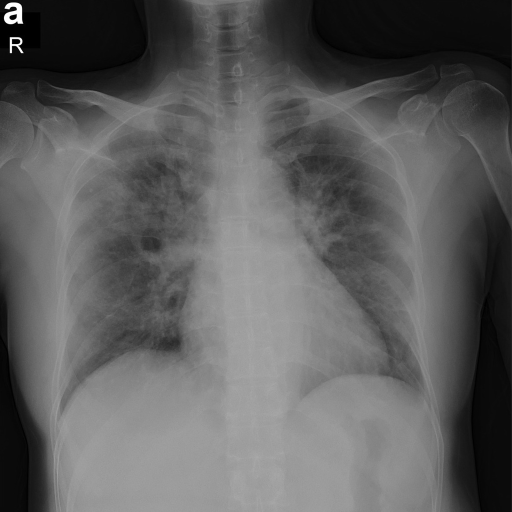
#> input picture 3.2022年学习/FractralDimensionSoftware/COVID-19-c/COVID-19/COVID-19 (2).png, 1024 x 1024 px, found by its file name (shown at 1/2 size)
$ python '3. quad tree implemention.py'
#> lines starting #> are read from the running program, lines starting #| are printed output that depends on the picture; after the words box and inside, x2 and y2 are one past the last pixel; in counts of white or black regions, pixels touching at a corner belong together; long printed decimals are rounded
import pyqtree
import cv2
import matplotlib.pyplot as plt
import numpy as np

img = cv2.imread(r"C:\Users\Yan\Desktop\COVID-19\COVID-19\COVID-19 (2).png", 0) #读取灰度图
#> img is the input picture: shape (1024, 1024); min 0, max 255, mean 93.8
#img1 = cv2.imread(r"C:\Users\Yan\Desktop\resize data\COVID-19\COVID-19 (2).png", 0) #读取灰度图
#print(img1)
plt.subplot(2, 2, 1)
plt.imshow(img, "gray")
#plt.subplot(2, 2, 1)
#plt.imshow(img1, "gray")


#二值化图像
img1 = img.reshape(1, -1)  # 图像变为一个向量
mean_image = np.mean(img1[0])  # 求像素均值
#> mean_image = 93.83
print(mean_image)
#| 93.831
#new_img = (img - mean_image)  # 矩阵减去一个数，就是矩阵中的每一个元素减去这个数，真棒，哈哈
ret, b_img = cv2.threshold(img, mean_image, 255, cv2.THRESH_BINARY)
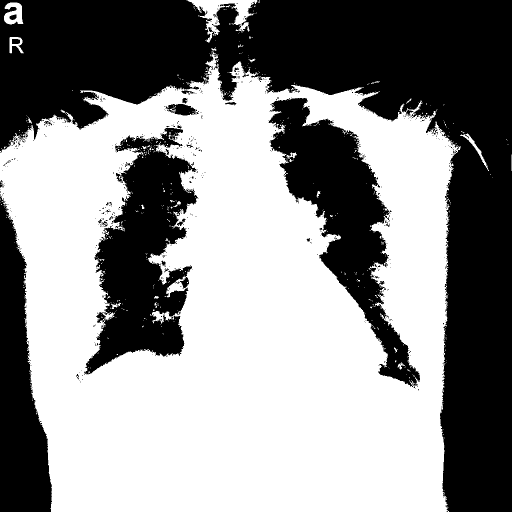
#> b_img: shape (1024, 1024) (shown at 1/2 size); 55.3% white; 551 black regions (520 under 20 px), largest, box (x1, y1, x2, y2) and area: (0, 0, 1024, 1024) 310847, (168, 256, 396, 750) 57920, (537, 196, 840, 776) 56211
#> ret = 93
plt.subplot(222)
plt.imshow(b_img, "gray")
#plt.show()

# Definition for a QuadTree node.
class Node:
    def __init__(self, val, isLeaf, topLeft, topRight, bottomLeft, bottomRight):
        self.val = val
        self.isLeaf = isLeaf
        self.topLeft = topLeft
        self.topRight = topRight
        self.bottomLeft = bottomLeft
        self.bottomRight = bottomRight


class Solution:
    def construct(self, grid):
        def dfs(grid, h, w, N):
            """
            用于构建方格([h, w], [h+N, w+N])的四叉树
            :param grid: 输入网格
            :param h: 方格左上角纵坐标
            :param w: 方格左上角横坐标
            :param N: 方格边长
            :return: 返回一棵构建好的四叉树
            """

            total = sum([grid[h+i][w+j] for i in range(N) for j in range(N)])   # 求取当前方格内的和

            if total == 0:                                              # 如果方格内所有元素都是0
                return Node(False, True, None, None, None, None)        # 构造一个值为False的叶子节点

            elif total == N * N:                                        # 如果方格内所有元素都是1
                return Node(True, True, None, None, None, None)         # 构造一个值为True的叶子节点

            else:                                                       # 说明方格内有0有1
                root = Node('*', False, None, None, None, None)         # 构造一个值为"*"的中间结点
                n = N // 2                                              # 求方格的一半
                root.topLeft = dfs(grid, h, w, n)                       # 构建左上子树
                root.topRight = dfs(grid, h, w+n, n)                    # 构建右上子树
                root.bottomLeft = dfs(grid, h+n, w, n)                  # 构建左下子树
                root.bottomRight = dfs(grid, h+n, w+n, n)               # 构建右下子树
                return root                                             # 返回构建完成的树

        return dfs(grid, 0, 0, len(grid))


if __name__ == "__main__":
    s = Solution()
    a = [[1, 1, 1, 1, 0, 0, 0, 0],
           [1, 1, 1, 1, 0, 0, 0, 0],
           [1, 1, 1, 1, 1, 1, 1, 1],
           [1, 1, 1, 1, 1, 1, 1, 1],
           [1, 1, 1, 1, 0, 0, 0, 0],
           [1, 1, 1, 1, 0, 0, 0, 0],
           [1, 1, 1, 1, 0, 0, 0, 0],
           [1, 1, 1, 1, 0, 0, 0, 0]]
    b = s.construct(a)
    """
    print(s.construct([[1, 1, 1, 1, 0, 0, 0, 0],
                       [1, 1, 1, 1, 0, 0, 0, 0],
                       [1, 1, 1, 1, 1, 1, 1, 1],
                       [1, 1, 1, 1, 1, 1, 1, 1],
                       [1, 1, 1, 1, 0, 0, 0, 0],
                       [1, 1, 1, 1, 0, 0, 0, 0],
                       [1, 1, 1, 1, 0, 0, 0, 0],
                       [1, 1, 1, 1, 0, 0, 0, 0],
                       ]))

    """
    print(b)
    plt.subplot(223)
#> (the run stopped early here; a loop or call above may not have finished)

$ run again, with 3.2022年学习/FractralDimensionSoftware/COVID-19-c/COVID-19/COVID-19 (10).png copied over 3.2022年学习/FractralDimensionSoftware/COVID-19-c/COVID-19/COVID-19 (2).png
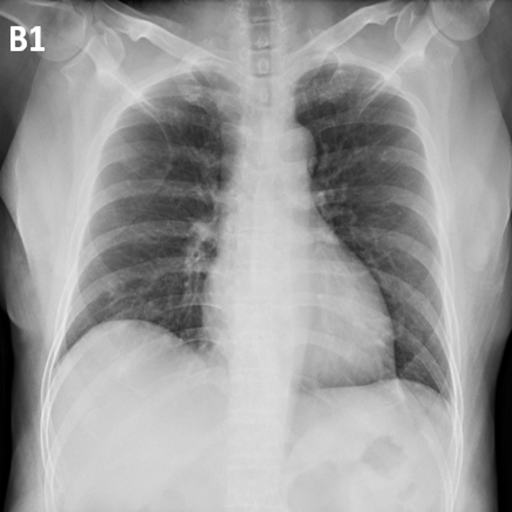
#> input picture 3.2022年学习/FractralDimensionSoftware/COVID-19-c/COVID-19/COVID-19 (10).png, 1024 x 1024 px, found by its file name (shown at 1/2 size)
#> img is the input picture: shape (1024, 1024); min 0, max 255, mean 155.1
#> mean_image = 155.1
#| 155.073
#> `ret, b_img = cv2.threshold(img, mean_image, 255, cv2.THRESH_BINARY)`:
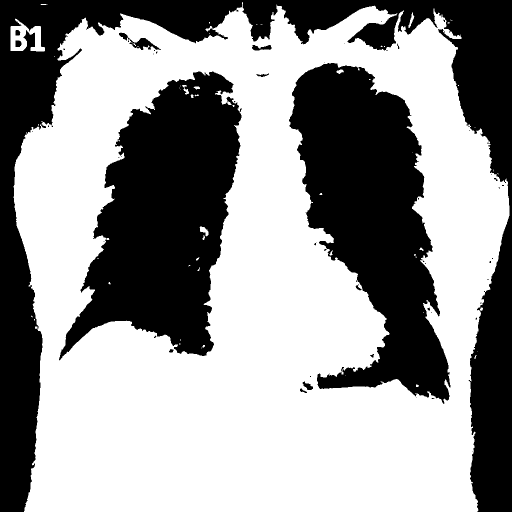
#> b_img: shape (1024, 1024) (shown at 1/2 size); 59.2% white; 57 black regions (41 under 20 px), largest, box (x1, y1, x2, y2) and area: (0, 0, 1024, 1024) 186296, (118, 143, 483, 721) 120068, (578, 126, 901, 808) 119646
#> ret = 155

$ run again, with 3.2022年学习/FractralDimensionSoftware/COVID-19-c/COVID-19/COVID-19 (101).png copied over 3.2022年学习/FractralDimensionSoftware/COVID-19-c/COVID-19/COVID-19 (2).png
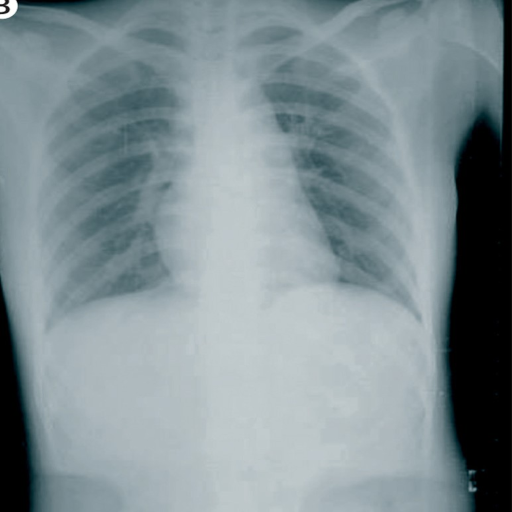
#> input picture 3.2022年学习/FractralDimensionSoftware/COVID-19-c/COVID-19/COVID-19 (101).png, 1024 x 1024 px, found by its file name (shown at 1/2 size)
#> mean_image = 138.4
#| 138.379
#> `ret, b_img = cv2.threshold(img, mean_image, 255, cv2.THRESH_BINARY)`:
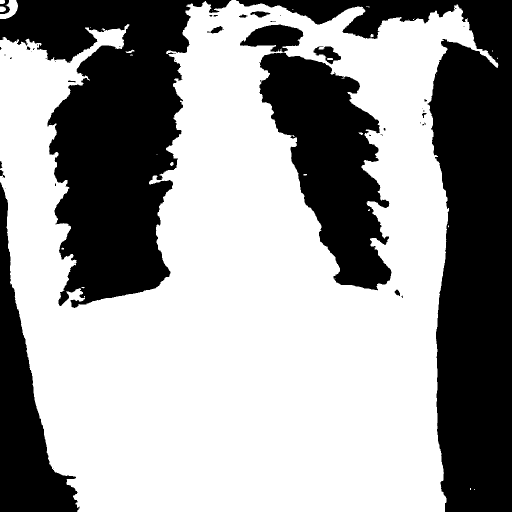
#> b_img: shape (1024, 1024) (shown at 1/2 size); 61.1% white; 46 black regions (29 under 20 px), largest, box (x1, y1, x2, y2) and area: (472, 0, 1024, 1024) 157652, (0, 0, 463, 616) 137997, (519, 105, 783, 581) 66365
#> ret = 138
